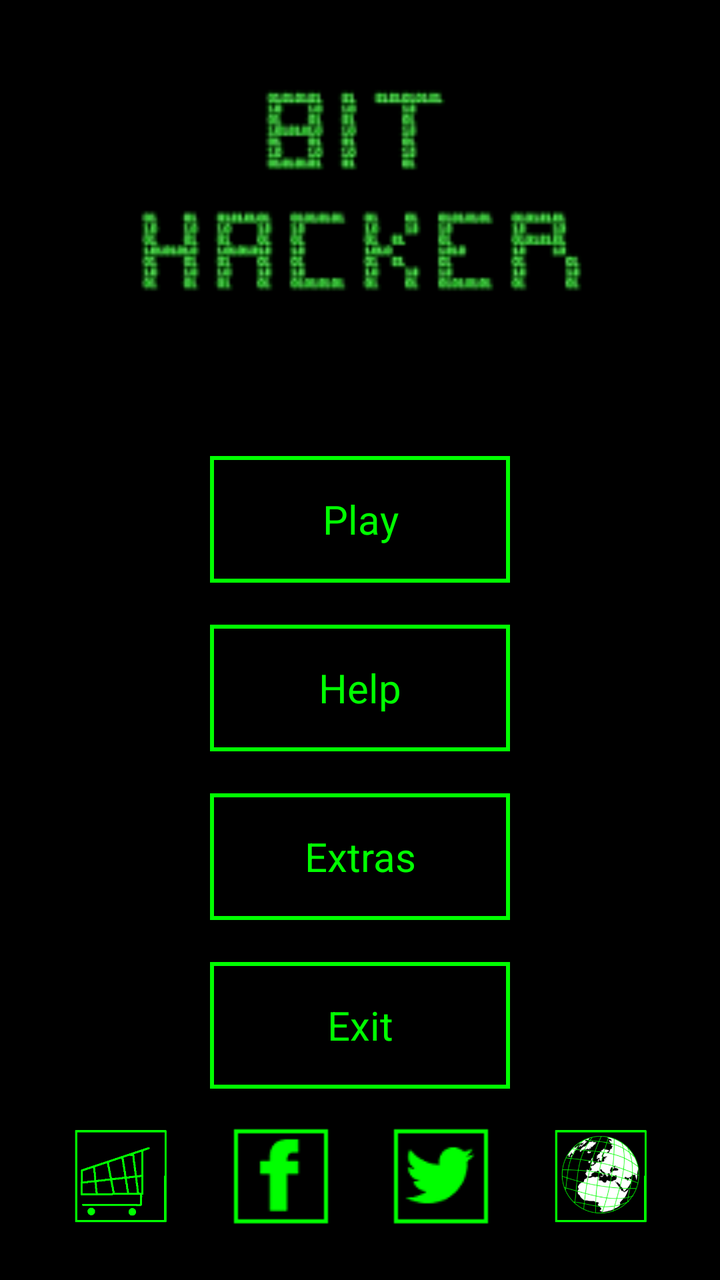
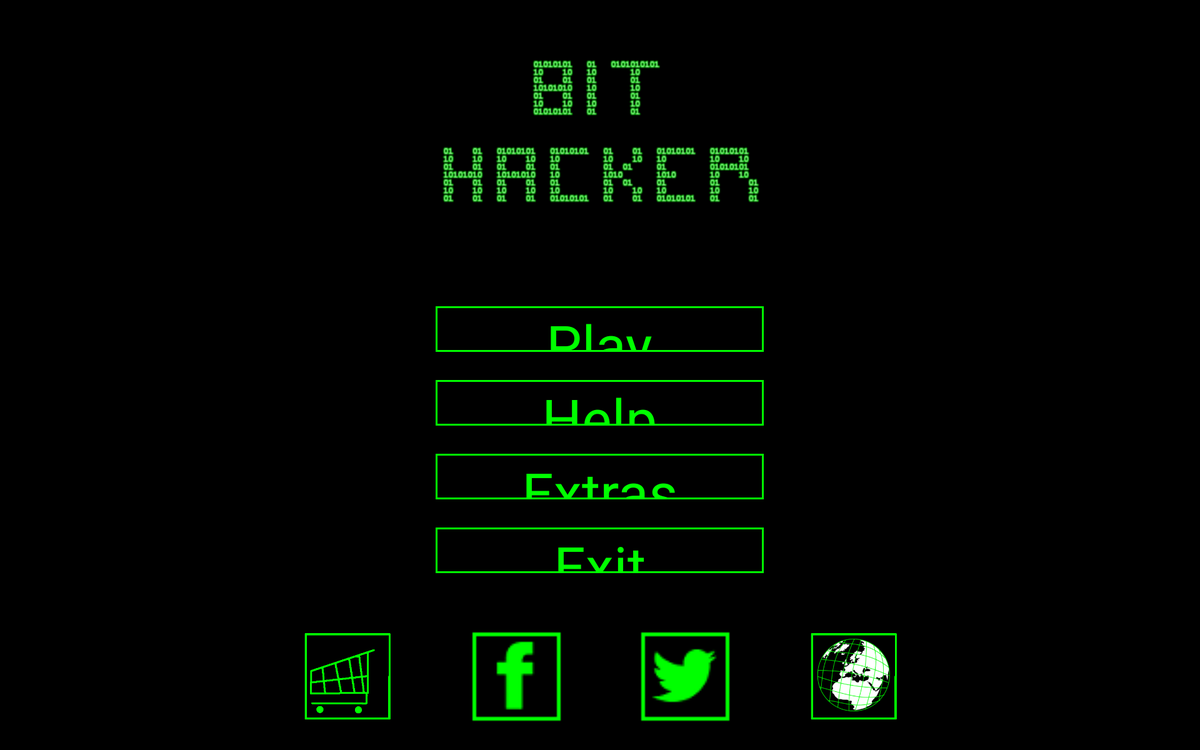

One screen, two layout resources from the same app: the default and the author's alternative for another configuration. Each is rendered where Android would select it; the XML of both is given below.
<!-- AndroidManifest.xml: application theme AppTheme -->
<!-- res/layout/main_menu.xml -->
<LinearLayout xmlns:android="http://schemas.android.com/apk/res/android"
    xmlns:tools="http://schemas.android.com/tools"
    android:id="@+id/MainL"
    android:layout_width="fill_parent"
    android:layout_height="fill_parent"
    android:background="#000000"
    android:gravity="center"
    android:orientation="vertical"
    tools:context=".BitHacker" >

    <ImageView
        android:id="@+id/title"
        android:layout_width="227dp"
        android:layout_height="wrap_content"
        android:layout_weight="3"
        android:src="@drawable/title2" />

    <Button
        android:id="@+id/Main0"
        style="@style/GUIButton"
        android:layout_width="150dp"
        android:layout_height="30dp"
        android:layout_marginTop="21dp"
        android:layout_weight="1"
        android:text="@string/play"
        android:textColor="@drawable/textcolor_button"
        android:textSize="@dimen/button_small" />

    <Button
        android:id="@+id/Main1"
        style="@style/GUIButton"
        android:layout_width="150dp"
        android:layout_height="30dp"
        android:layout_gravity="center"
        android:layout_marginTop="21dp"
        android:layout_weight="1"
        android:text="@string/help"
        android:textSize="@dimen/button_small" />

    <Button
        android:id="@+id/Main2"
        style="@style/GUIButton"
        android:layout_width="150dp"
        android:layout_height="30dp"
        android:layout_gravity="center"
        android:layout_marginTop="21dp"
        android:layout_weight="1"
        android:text="@string/extras"
        android:textSize="@dimen/button_small" />

    <Button
        android:id="@+id/Main3"
        style="@style/GUIButton"
        android:layout_width="150dp"
        android:layout_height="30dp"
        android:layout_gravity="center"
        android:layout_marginTop="21dp"
        android:layout_weight="1"
        android:text="@string/exit"
        android:textSize="@dimen/button_small" />

    <LinearLayout
        android:layout_width="wrap_content"
        android:layout_height="wrap_content"
        android:layout_marginTop="10dp"
        android:layout_weight="0.5"
        android:orientation="horizontal" >
        
         <Button
            android:id="@+id/bbb"
            style="@style/Buybutton"
            android:layout_width="50dp"
            android:layout_height="50dp"
            android:layout_gravity="center" />

        <Button
            android:id="@+id/fb"
            style="@style/FBbutton"
            android:layout_width="50dp"
            android:layout_height="50dp"
            android:layout_gravity="center"
            android:layout_marginLeft="30dp" />

        <Button
            android:id="@+id/twitter"
            style="@style/TWbutton"
            android:layout_width="50dp"
            android:layout_height="50dp"
            android:layout_gravity="center_vertical"
            android:layout_marginLeft="30dp" />
        
        <Button
            android:id="@+id/signin"
            style="@style/EarthB"
            android:layout_width="50dp"
            android:layout_height="50dp"
            android:layout_gravity="center_vertical"
            android:layout_marginLeft="30dp" />
        
         <Button
            android:id="@+id/signout"
            style="@style/EarthA"
            android:layout_width="50dp"
            android:layout_height="50dp"
            android:layout_gravity="center_vertical"
            android:layout_marginLeft="30dp"
            android:visibility="gone" />

    </LinearLayout>
    
    <TextView
        android:layout_width="wrap_content"
        android:layout_height="wrap_content"
        />



</LinearLayout>
<!-- resources referenced by this layout -->
<resources>
  <dimen name="button_small">20dp</dimen>
  <!-- drawable textcolor_button (drawable) -->
  <?xml version="1.0" encoding="utf-8"?>
  <selector xmlns:android="http://schemas.android.com/apk/res/android" >
      <item android:state_focused="true" android:state_pressed="false" android:color="#fff" />
      <item android:state_focused="true" android:state_pressed="true" android:color="#fff" />
      <item android:state_focused="false" android:state_pressed="true" android:color="#fff" />
      <item android:color="#0f0" />
  </selector>
  <string name="exit">Exit</string>
  <string name="extras">Extras</string>
  <string name="help">Help</string>
  <string name="play">Play</string>
  <style name="Buybutton"> <item name="android:background">@drawable/buy_button</item></style>
  <style name="EarthA"> <item name="android:background">@drawable/signout_button</item></style>
  <style name="EarthB"> <item name="android:background">@drawable/earth_button</item></style>
  <style name="FBbutton"> <item name="android:background">@drawable/fb_button</item></style>
  <style name="GUIButton">
          <item name="android:background">@drawable/menu_button</item>
          <item name="android:textColor">@drawable/textcolor_button</item>
      </style>
  <style name="TWbutton"> <item name="android:background">@drawable/twbutton</item></style>
  <style name="AppTheme" parent="AppBaseTheme">
          
      </style>
  <!-- drawable buy_button (drawable) -->
  <?xml version="1.0" encoding="utf-8"?>
  <selector xmlns:android="http://schemas.android.com/apk/res/android" >
      
      <item   android:state_focused="true"
              android:state_pressed="false"
              android:drawable="@drawable/bbuy1"
              
              />
  
      <item   android:state_focused="true"
              android:state_pressed="true"
              android:drawable="@drawable/bbuy1"
              />
  
       <item  android:state_focused="false"
              android:state_pressed="true"
              android:drawable="@drawable/bbuy1"
              /> 
  
      <item   android:drawable="@drawable/bbuy0"/>
  
  </selector>
  <!-- drawable fb_button (drawable) -->
  <?xml version="1.0" encoding="utf-8"?>
  <selector xmlns:android="http://schemas.android.com/apk/res/android" >
      
      <item   android:state_focused="true"
              android:state_pressed="false"
              android:drawable="@drawable/fb1"
              
              />
  
      <item   android:state_focused="true"
              android:state_pressed="true"
              android:drawable="@drawable/fb1"
              />
  
       <item  android:state_focused="false"
              android:state_pressed="true"
              android:drawable="@drawable/fb1"
              /> 
  
      <item   android:drawable="@drawable/fb0"/>
  
  </selector>
  <style name="AppBaseTheme" parent="android:Theme.Light">
          
      </style>
  <!-- drawable button1bg (drawable) -->
  <?xml version="1.0" encoding="utf-8"?>
  <shape xmlns:android="http://schemas.android.com/apk/res/android" >
      
      <stroke
          android:color="#0f0"
          android:width="2dp"
          ></stroke>
      
      
      <gradient
          android:angle="270"
          android:startColor="#009860"
          android:endColor="#009860"
          ></gradient>
      
      
  
  
  </shape>
  <!-- drawable button00bg (drawable) -->
  <?xml version="1.0" encoding="utf-8"?>
  <shape xmlns:android="http://schemas.android.com/apk/res/android" >
      
      <stroke
          android:color="#0f0"
          android:width="2dp"
          ></stroke>
  
  
  
  </shape>
</resources>
<!-- res/layout-xlarge/main_menu.xml (the author's variant of the layout above) -->
<!-- drawn on a large tablet held sideways -->
<LinearLayout xmlns:android="http://schemas.android.com/apk/res/android"
    xmlns:tools="http://schemas.android.com/tools"
    android:id="@+id/MainL"
    android:layout_width="fill_parent"
    android:layout_height="fill_parent"
    android:background="#000000"
    android:gravity="center|top"
    android:orientation="vertical"
    tools:context=".BitHacker" >

    <ImageView
        android:id="@+id/title"
        android:layout_width="wrap_content"
        android:layout_height="wrap_content"
        android:layout_weight="3"
        android:src="@drawable/title" />

    <Button
        android:id="@+id/Main0"
        style="@style/GUIButton"
        android:layout_width="350dp"
        android:layout_height="30dp"
        android:layout_marginTop="21dp"
        android:layout_weight="1"
        android:minHeight="3dp"
        android:text="@string/play"
        android:textSize="@dimen/button_xlarge" />

    <Button
        android:id="@+id/Main1"
        style="@style/GUIButton"
        android:layout_width="350dp"
        android:layout_height="30dp"
        android:layout_gravity="center"
        android:layout_marginTop="30dp"
        android:layout_weight="1"
        android:text="@string/help"
        android:textSize="@dimen/button_xlarge" />

    <Button
        android:id="@+id/Main2"
        style="@style/GUIButton"
        android:layout_width="350dp"
        android:layout_height="30dp"
        android:layout_gravity="center"
        android:layout_marginTop="30dp"
        android:layout_weight="1"
        android:text="@string/extras"
        android:textSize="@dimen/button_xlarge" />

    <Button
        android:id="@+id/Main3"
        style="@style/GUIButton"
        android:layout_width="350dp"
        android:layout_height="30dp"
        android:layout_gravity="center"
        android:layout_marginTop="30dp"
        android:layout_weight="1"
        android:text="@string/exit"
        android:textSize="@dimen/button_xlarge" />

    <LinearLayout
        android:layout_width="wrap_content"
        android:layout_height="wrap_content"
        android:layout_marginTop="50dp"
        android:layout_marginBottom="20dp"
        android:layout_weight="1"
        android:orientation="horizontal" >
        
        <Button
            android:id="@+id/bbb"
            style="@style/Buybutton"
            android:layout_width="100dp"
            android:layout_height="100dp"
            android:layout_gravity="center"
             />

        <Button
            android:id="@+id/fb"
            style="@style/FBbutton"
            android:layout_width="100dp"
            android:layout_height="100dp"
            android:layout_gravity="center"
            android:layout_marginLeft="80dp" />

        <Button
            android:id="@+id/twitter"
            style="@style/TWbutton"
            android:layout_width="100dp"
            android:layout_height="100dp"
            android:layout_gravity="center_vertical"
            android:layout_marginLeft="80dp" />
        
        <Button
            android:id="@+id/signin"
            style="@style/EarthB"
            android:layout_width="100dp"
            android:layout_height="100dp"
            android:layout_gravity="center_vertical"
            android:layout_marginLeft="80dp" />
        
          <Button
            android:id="@+id/signout"
            style="@style/EarthA"
            android:layout_width="100dp"
            android:layout_height="100dp"
            android:layout_gravity="center_vertical"
            android:layout_marginLeft="80dp"
            android:visibility="gone" />

    </LinearLayout>

</LinearLayout>
<!-- resources referenced by the variant -->
<!-- as a large tablet held sideways resolves them -->
<resources>
  <dimen name="button_xlarge">60dp</dimen>
  <string name="exit">Exit</string>
  <string name="extras">Extras</string>
  <string name="help">Help</string>
  <string name="play">Play</string>
  <style name="Buybutton"> <item name="android:background">@drawable/buy_button</item></style>
  <style name="EarthA"> <item name="android:background">@drawable/signout_button</item></style>
  <style name="EarthB"> <item name="android:background">@drawable/earth_button</item></style>
  <style name="FBbutton"> <item name="android:background">@drawable/fb_button</item></style>
  <style name="GUIButton">
          <item name="android:background">@drawable/menu_button</item>
          <item name="android:textColor">@drawable/textcolor_button</item>
      </style>
  <style name="TWbutton"> <item name="android:background">@drawable/twbutton</item></style>
  <style name="AppTheme" parent="AppBaseTheme">
          
      </style>
  <!-- drawable buy_button (drawable) -->
  <?xml version="1.0" encoding="utf-8"?>
  <selector xmlns:android="http://schemas.android.com/apk/res/android" >
      
      <item   android:state_focused="true"
              android:state_pressed="false"
              android:drawable="@drawable/bbuy1"
              
              />
  
      <item   android:state_focused="true"
              android:state_pressed="true"
              android:drawable="@drawable/bbuy1"
              />
  
       <item  android:state_focused="false"
              android:state_pressed="true"
              android:drawable="@drawable/bbuy1"
              /> 
  
      <item   android:drawable="@drawable/bbuy0"/>
  
  </selector>
  <!-- drawable fb_button (drawable) -->
  <?xml version="1.0" encoding="utf-8"?>
  <selector xmlns:android="http://schemas.android.com/apk/res/android" >
      
      <item   android:state_focused="true"
              android:state_pressed="false"
              android:drawable="@drawable/fb1"
              
              />
  
      <item   android:state_focused="true"
              android:state_pressed="true"
              android:drawable="@drawable/fb1"
              />
  
       <item  android:state_focused="false"
              android:state_pressed="true"
              android:drawable="@drawable/fb1"
              /> 
  
      <item   android:drawable="@drawable/fb0"/>
  
  </selector>
  <!-- drawable textcolor_button (drawable) -->
  <?xml version="1.0" encoding="utf-8"?>
  <selector xmlns:android="http://schemas.android.com/apk/res/android" >
      <item android:state_focused="true" android:state_pressed="false" android:color="#fff" />
      <item android:state_focused="true" android:state_pressed="true" android:color="#fff" />
      <item android:state_focused="false" android:state_pressed="true" android:color="#fff" />
      <item android:color="#0f0" />
  </selector>
  <style name="AppBaseTheme" parent="android:Theme.Light">
          
      </style>
  <!-- drawable button1bg (drawable) -->
  <?xml version="1.0" encoding="utf-8"?>
  <shape xmlns:android="http://schemas.android.com/apk/res/android" >
      
      <stroke
          android:color="#0f0"
          android:width="2dp"
          ></stroke>
      
      
      <gradient
          android:angle="270"
          android:startColor="#009860"
          android:endColor="#009860"
          ></gradient>
      
      
  
  
  </shape>
  <!-- drawable button00bg (drawable) -->
  <?xml version="1.0" encoding="utf-8"?>
  <shape xmlns:android="http://schemas.android.com/apk/res/android" >
      
      <stroke
          android:color="#0f0"
          android:width="2dp"
          ></stroke>
  
  
  
  </shape>
</resources>
